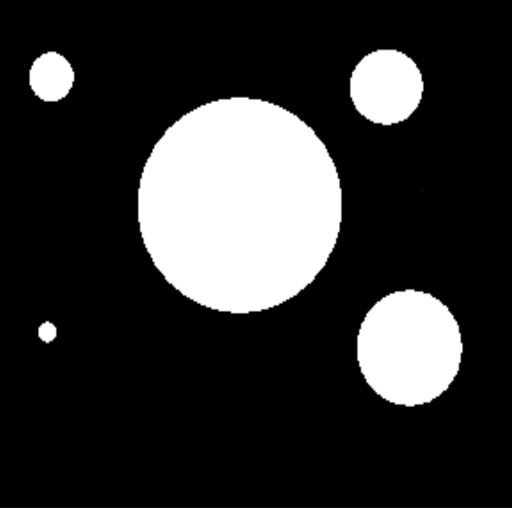
#> input picture bin_img_extra.png, 1024 x 1016 px, given in place of bin_img.png, which was not available (shown at 1/2 size)
$ python directedhausdorff.py
#> lines starting #> are read from the running program, lines starting #| are printed output that depends on the picture; after the words box and inside, x2 and y2 are one past the last pixel; in counts of white or black regions, pixels touching at a corner belong together; long printed decimals are rounded; pictures that were not available may be replaced by others from this repository, and a replacement may not be noted
import numpy as np
from PIL import Image
from scipy.spatial.distance import directed_hausdorff

image = Image.open('bin_img.png').convert('L')
image2 = Image.open('bin_img2.png').convert('L')
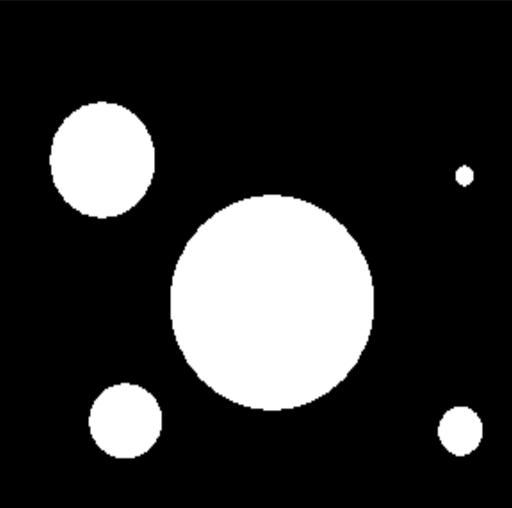
#> input picture bin_img2.png, 1024 x 1016 px (shown at 1/2 size)

image = image.point(lambda p: 0 if p<255 else 255)
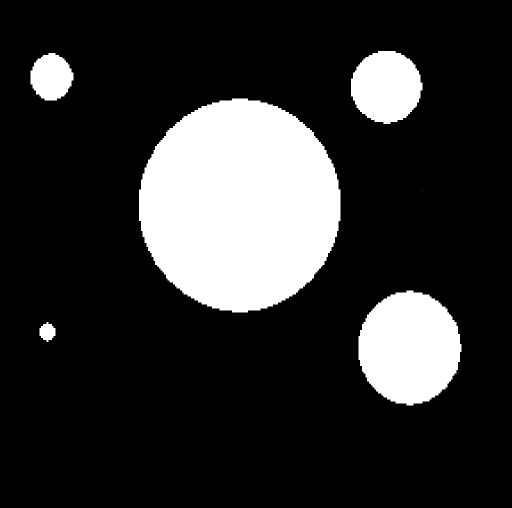
#> image: PIL image 1024x1016 L (shown at 1/2 size); 18.6% white; 6 white regions (1 under 20 px), largest, box (x1, y1, x2, y2) and area: (278, 197, 681, 625) 134107, (717, 581, 923, 811) 36290, (702, 102, 845, 248) 16018, (61, 106, 147, 201) 6134, (79, 644, 111, 684) 888
image2 = image2.point(lambda p: 0 if p<255 else 255)
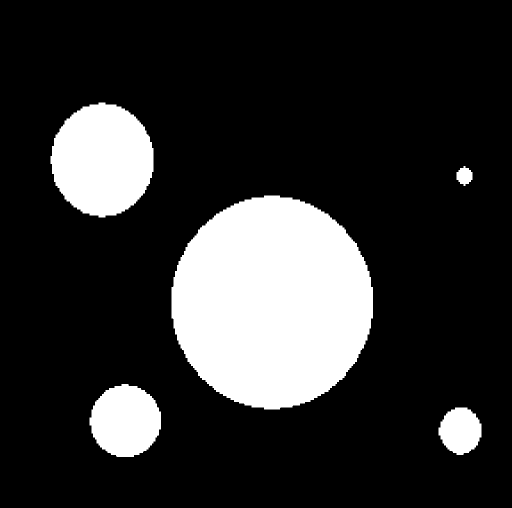
#> image2: PIL image 1024x1016 L (shown at 1/2 size); 18.6% white; 5 white regions, box (x1, y1, x2, y2) and area: (343, 391, 746, 819) 134107, (101, 205, 307, 435) 36290, (179, 768, 322, 914) 16018, (877, 815, 963, 910) 6134, (913, 332, 945, 372) 888

data = np.asarray(image)
data2 = np.asarray(image2)

#zistenie suradnic tych pixelov, ktorym je priradena hodnota 255
koord1 = np.column_stack(np.where(data==255))
#> koord1 = 193438 pairs, first value 102 to 810, second value 61 to 922
koord2 = np.column_stack(np.where(data2==255))
#> koord2 = 193437 pairs, first value 205 to 913, second value 101 to 962

a = directed_hausdorff(koord1,koord2)
#> a = (291.9, 1277, 21628)
#vzdialenost
print(a[0])
#| 291.908
#suradnice bodov z oboch obrazkov, z ktorych je vzdialenost vypocitana
print(a[1:])
#| (1277, 21628)
b = directed_hausdorff(koord2,koord1)
#> b = (291.9, 192159, 171809)
print(b[0])
#| 291.908
print(b[1:])
#| (192159, 171809)

print(koord1[a[1:][0]])
#| [117 727]
print(koord2[a[1:][1]])
#| [336 920]

print(koord2[b[1:][0]])
#| [898 296]
print(koord1[b[1:][1]])
#| [679 103]
